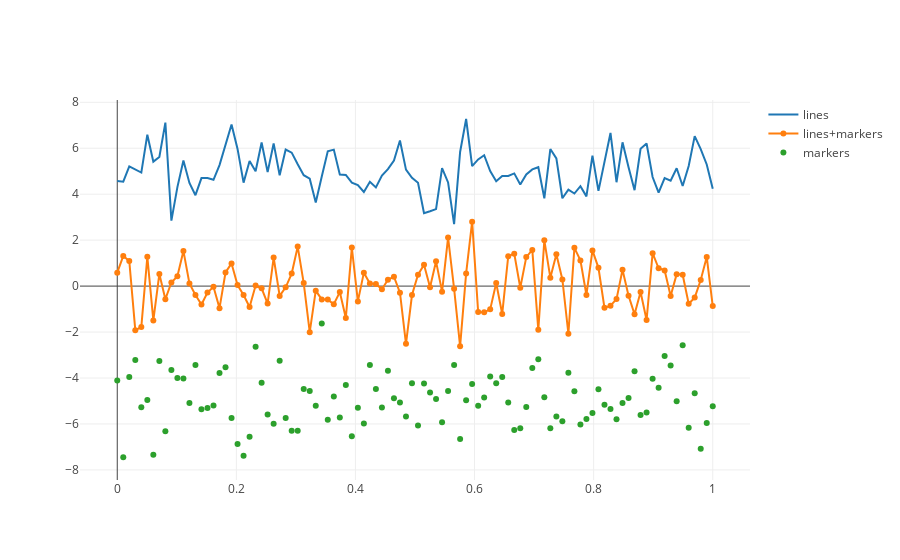

Notebook code cell kept with this figure:
### Code cell
import numpy as np
N = 100
random_x = np.linspace(0, 1, N)
random_y0 = np.random.randn(N)+5
random_y1 = np.random.randn(N)
random_y2 = np.random.randn(N)-5

# Create traces
trace0 = go.Scatter(
    x = random_x,
    y = random_y0,
    mode = 'lines',
    name = 'lines'
)
trace1 = go.Scatter(
    x = random_x,
    y = random_y1,
    mode = 'lines+markers',
    name = 'lines+markers'
)
trace2 = go.Scatter(
    x = random_x,
    y = random_y2,
    mode = 'markers',
    name = 'markers'
)
data = [trace0, trace1, trace2]

iplot(data, filename='line-mode')
